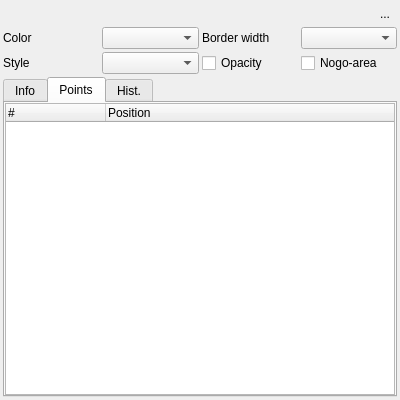
<?xml version="1.0" encoding="UTF-8"?>
<ui version="4.0">
 <class>IDetailsOvlArea</class>
 <widget class="QDialog" name="IDetailsOvlArea">
  <property name="geometry">
   <rect>
    <x>0</x>
    <y>0</y>
    <width>400</width>
    <height>400</height>
   </rect>
  </property>
  <property name="windowTitle">
   <string>Dialog</string>
  </property>
  <layout class="QVBoxLayout" name="verticalLayout">
   <property name="spacing">
    <number>3</number>
   </property>
   <property name="leftMargin">
    <number>3</number>
   </property>
   <property name="topMargin">
    <number>3</number>
   </property>
   <property name="rightMargin">
    <number>3</number>
   </property>
   <property name="bottomMargin">
    <number>3</number>
   </property>
   <item>
    <layout class="QHBoxLayout" name="horizontalLayout">
     <item>
      <widget class="CLineEdit" name="lineName">
       <property name="palette">
        <palette>
         <active>
          <colorrole role="Base">
           <brush brushstyle="SolidPattern">
            <color alpha="0">
             <red>0</red>
             <green>0</green>
             <blue>0</blue>
            </color>
           </brush>
          </colorrole>
          <colorrole role="Window">
           <brush brushstyle="SolidPattern">
            <color alpha="0">
             <red>0</red>
             <green>0</green>
             <blue>0</blue>
            </color>
           </brush>
          </colorrole>
         </active>
         <inactive>
          <colorrole role="Base">
           <brush brushstyle="SolidPattern">
            <color alpha="0">
             <red>0</red>
             <green>0</green>
             <blue>0</blue>
            </color>
           </brush>
          </colorrole>
          <colorrole role="Window">
           <brush brushstyle="SolidPattern">
            <color alpha="0">
             <red>0</red>
             <green>0</green>
             <blue>0</blue>
            </color>
           </brush>
          </colorrole>
         </inactive>
         <disabled>
          <colorrole role="Base">
           <brush brushstyle="SolidPattern">
            <color alpha="0">
             <red>0</red>
             <green>0</green>
             <blue>0</blue>
            </color>
           </brush>
          </colorrole>
          <colorrole role="Window">
           <brush brushstyle="SolidPattern">
            <color alpha="0">
             <red>0</red>
             <green>0</green>
             <blue>0</blue>
            </color>
           </brush>
          </colorrole>
         </disabled>
        </palette>
       </property>
       <property name="font">
        <font>
         <weight>75</weight>
         <bold>true</bold>
        </font>
       </property>
       <property name="frame">
        <bool>false</bool>
       </property>
      </widget>
     </item>
     <item>
      <widget class="QLabel" name="labelTainted">
       <property name="sizePolicy">
        <sizepolicy hsizetype="Minimum" vsizetype="Minimum">
         <horstretch>0</horstretch>
         <verstretch>0</verstretch>
        </sizepolicy>
       </property>
       <property name="minimumSize">
        <size>
         <width>0</width>
         <height>0</height>
        </size>
       </property>
       <property name="maximumSize">
        <size>
         <width>25</width>
         <height>25</height>
        </size>
       </property>
       <property name="toolTip">
        <string>The area was imported to QMapShack and was changed. It does not show the original data anymore. Please see history for changes. </string>
       </property>
       <property name="text">
        <string/>
       </property>
       <property name="pixmap">
        <pixmap resource="../../resources.qrc">:/icons/32x32/Tainted.png</pixmap>
       </property>
       <property name="scaledContents">
        <bool>true</bool>
       </property>
      </widget>
     </item>
     <item>
      <widget class="QToolButton" name="toolLock">
       <property name="toolTip">
        <string>Toggle read only mode. You have to open the lock to edit the item.</string>
       </property>
       <property name="text">
        <string>...</string>
       </property>
       <property name="icon">
        <iconset resource="../../resources.qrc">
         <normaloff>:/icons/32x32/UnLock.png</normaloff>
         <normalon>:/icons/32x32/Lock.png</normalon>:/icons/32x32/UnLock.png</iconset>
       </property>
       <property name="iconSize">
        <size>
         <width>22</width>
         <height>22</height>
        </size>
       </property>
       <property name="checkable">
        <bool>true</bool>
       </property>
       <property name="autoRaise">
        <bool>true</bool>
       </property>
      </widget>
     </item>
    </layout>
   </item>
   <item>
    <layout class="QGridLayout" name="gridLayout">
     <item row="0" column="0">
      <widget class="QLabel" name="labelColor">
       <property name="text">
        <string>Color</string>
       </property>
      </widget>
     </item>
     <item row="0" column="1">
      <widget class="QComboBox" name="comboColor">
       <property name="iconSize">
        <size>
         <width>64</width>
         <height>24</height>
        </size>
       </property>
      </widget>
     </item>
     <item row="0" column="2">
      <widget class="QLabel" name="label_4">
       <property name="text">
        <string>Border width</string>
       </property>
      </widget>
     </item>
     <item row="0" column="3">
      <widget class="QComboBox" name="comboBorderWidth"/>
     </item>
     <item row="1" column="0">
      <widget class="QLabel" name="label_5">
       <property name="text">
        <string>Style</string>
       </property>
      </widget>
     </item>
     <item row="1" column="1">
      <widget class="QComboBox" name="comboStyle">
       <property name="iconSize">
        <size>
         <width>64</width>
         <height>24</height>
        </size>
       </property>
      </widget>
     </item>
     <item row="1" column="2">
      <widget class="QCheckBox" name="checkOpacity">
       <property name="text">
        <string>Opacity</string>
       </property>
      </widget>
     </item>
     <item row="1" column="3">
      <widget class="QCheckBox" name="checkNogo">
       <property name="text">
        <string>Nogo-area</string>
       </property>
      </widget>
     </item>
    </layout>
   </item>
   <item>
    <widget class="QTabWidget" name="tabWidget">
     <property name="currentIndex">
      <number>1</number>
     </property>
     <widget class="QWidget" name="tab_3">
      <attribute name="title">
       <string>Info</string>
      </attribute>
      <layout class="QVBoxLayout" name="verticalLayout_4">
       <property name="spacing">
        <number>0</number>
       </property>
       <property name="leftMargin">
        <number>0</number>
       </property>
       <property name="topMargin">
        <number>0</number>
       </property>
       <property name="rightMargin">
        <number>0</number>
       </property>
       <property name="bottomMargin">
        <number>0</number>
       </property>
       <item>
        <widget class="QTextBrowser" name="textCmtDesc">
         <property name="openLinks">
          <bool>false</bool>
         </property>
        </widget>
       </item>
      </layout>
     </widget>
     <widget class="QWidget" name="tab">
      <attribute name="title">
       <string>Points</string>
      </attribute>
      <layout class="QVBoxLayout" name="verticalLayout_2">
       <property name="spacing">
        <number>0</number>
       </property>
       <property name="leftMargin">
        <number>0</number>
       </property>
       <property name="topMargin">
        <number>0</number>
       </property>
       <property name="rightMargin">
        <number>0</number>
       </property>
       <property name="bottomMargin">
        <number>0</number>
       </property>
       <item>
        <widget class="QTreeWidget" name="treeWidget">
         <column>
          <property name="text">
           <string notr="true">#</string>
          </property>
         </column>
         <column>
          <property name="text">
           <string>Position</string>
          </property>
         </column>
        </widget>
       </item>
      </layout>
     </widget>
     <widget class="QWidget" name="tab_2">
      <attribute name="title">
       <string>Hist.</string>
      </attribute>
      <layout class="QVBoxLayout" name="verticalLayout_3">
       <property name="spacing">
        <number>0</number>
       </property>
       <property name="leftMargin">
        <number>0</number>
       </property>
       <property name="topMargin">
        <number>0</number>
       </property>
       <property name="rightMargin">
        <number>0</number>
       </property>
       <property name="bottomMargin">
        <number>0</number>
       </property>
       <item>
        <widget class="CHistoryListWidget" name="listHistory"/>
       </item>
      </layout>
     </widget>
    </widget>
   </item>
  </layout>
 </widget>
 <customwidgets>
  <customwidget>
   <class>CHistoryListWidget</class>
   <extends>QListWidget</extends>
   <header>widgets/CHistoryListWidget.h</header>
  </customwidget>
  <customwidget>
   <class>CLineEdit</class>
   <extends>QLineEdit</extends>
   <header>widgets/CLineEdit.h</header>
  </customwidget>
 </customwidgets>
 <tabstops>
  <tabstop>toolLock</tabstop>
  <tabstop>lineName</tabstop>
  <tabstop>tabWidget</tabstop>
  <tabstop>comboColor</tabstop>
  <tabstop>comboBorderWidth</tabstop>
  <tabstop>comboStyle</tabstop>
  <tabstop>checkOpacity</tabstop>
  <tabstop>textCmtDesc</tabstop>
  <tabstop>treeWidget</tabstop>
  <tabstop>listHistory</tabstop>
 </tabstops>
 <resources>
  <include location="../../resources.qrc"/>
 </resources>
 <connections/>
</ui>
